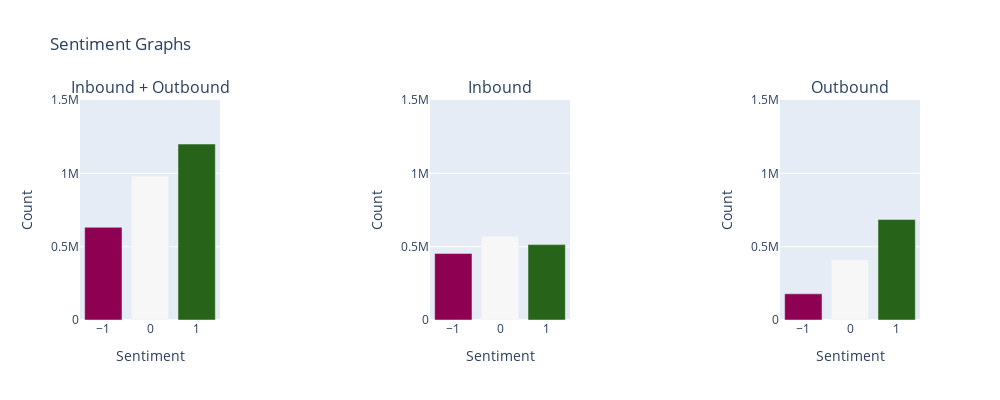

Source (notebook cell):
### Markdown cell above
### Step 5: Exploratory Data Analysis

### Code cell
# Total Sentiments
fig = make_subplots(rows=1, cols=3, subplot_titles=("Inbound + Outbound","Inbound", "Outbound"), horizontal_spacing = 0.25)

fig.add_trace(go.Bar(x=sentimentCounts.index, y=sentimentCounts.values,
                    marker=dict(color=sentimentCounts.index, coloraxis="coloraxis")),
              1, 1)

fig.add_trace(go.Bar(x=inboundSentCounts.index, y=inboundSentCounts.values,
                    marker=dict(color=inboundSentCounts.index, coloraxis="coloraxis")),
              1, 2)

fig.add_trace(go.Bar(x=outboundSentCounts.index, y=outboundSentCounts.values,
                    marker=dict(color=outboundSentCounts.index, coloraxis="coloraxis")),
              1, 3)

fig['layout']['xaxis']['title']='Sentiment'
fig['layout']['xaxis2']['title']='Sentiment'
fig['layout']['xaxis3']['title']='Sentiment'
fig['layout']['yaxis']['title']='Count'
fig['layout']['yaxis2']['title']='Count'
fig['layout']['yaxis3']['title']='Count'

fig.update_layout(height=400, width=1000, yaxis = dict(range=[0, 1500000]), yaxis2 = dict(range=[0, 1500000]), 
                  yaxis3 = dict(range=[0, 1500000]), coloraxis_showscale=False, showlegend=False, 
                  title_text="Sentiment Graphs")
fig.show()

### Figure 1 — Plotly figure (JSON) as saved in the notebook; plotly's stock layout.template omitted (floating-point values rounded to 4 significant figures)
{"data": [{"marker": {"color": [1, 0, -1], "coloraxis": "coloraxis"}, "type": "bar", "x": [1, 0, -1], "xaxis": "x", "y": [1199699, 979997, 632078], "yaxis": "y"}, {"marker": {"color": [0, 1, -1], "coloraxis": "coloraxis"}, "type": "bar", "x": [0, 1, -1], "xaxis": "x2", "y": [570332, 513961, 453550], "yaxis": "y2"}, {"marker": {"color": [1, 0, -1], "coloraxis": "coloraxis"}, "type": "bar", "x": [1, 0, -1], "xaxis": "x3", "y": [685738, 409665, 178528], "yaxis": "y3"}], "layout": {"annotations": [{"font": {"size": 16}, "showarrow": false, "text": "Inbound + Outbound", "x": 0.08333, "xanchor": "center", "xref": "paper", "y": 1, "yanchor": "bottom", "yref": "paper"}, {"font": {"size": 16}, "showarrow": false, "text": "Inbound", "x": 0.5, "xanchor": "center", "xref": "paper", "y": 1, "yanchor": "bottom", "yref": "paper"}, {"font": {"size": 16}, "showarrow": false, "text": "Outbound", "x": 0.9167, "xanchor": "center", "xref": "paper", "y": 1, "yanchor": "bottom", "yref": "paper"}], "coloraxis": {"showscale": false}, "height": 400, "showlegend": false, "title": {"text": "Sentiment Graphs"}, "width": 1000, "xaxis": {"anchor": "y", "domain": [0, 0.1667], "title": {"text": "Sentiment"}}, "xaxis2": {"anchor": "y2", "domain": [0.4167, 0.5833], "title": {"text": "Sentiment"}}, "xaxis3": {"anchor": "y3", "domain": [0.8333, 1.0], "title": {"text": "Sentiment"}}, "yaxis": {"anchor": "x", "domain": [0, 1], "range": [0, 1500000], "title": {"text": "Count"}}, "yaxis2": {"anchor": "x2", "domain": [0, 1], "range": [0, 1500000], "title": {"text": "Count"}}, "yaxis3": {"anchor": "x3", "domain": [0, 1], "range": [0, 1500000], "title": {"text": "Count"}}}}
